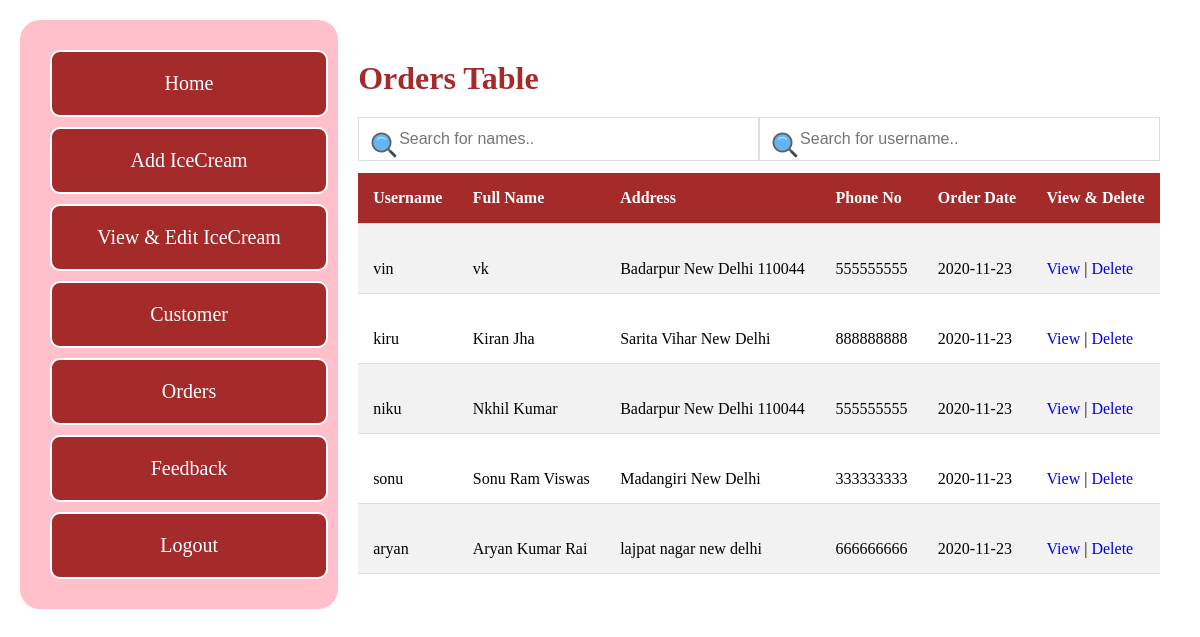
Page /orders.php (signed in) on the committed database.
### tables this page shows
CREATE TABLE `orders` (
  `username` varchar(50) NOT NULL,
  `name` varchar(30) NOT NULL,
  `address` text NOT NULL,
  `phone` int(13) NOT NULL,
  `date2` date NOT NULL
);

### orders.php (the view, shortened to what this page needs)
<?php
include_once("connection.php");
$sql = "SELECT * FROM orders";
$result = $connection->query($sql);
?>
<html>
<head>
	<link rel="stylesheet" href="css/editTable.css" type="text/css">
</head>
<body>
<div class="container">
        <div class="nav1">
            <ul>
            <a href="admin.php"><li>Home</li></a>
            <a href="product.php"><li>Add IceCream</li></a>
            <a href="products_table.php"><li>View & Edit IceCream</li></a>
            <a href="customer.php"><li>Customer</li></a>
            <a href="orders.php"><li>Orders</li></a>
            <a href="adminfeedback.php"><li>Feedback</li></a>
            <a href="adminlogout.php"><li>Logout</li></a>
            </ul>
        </div>
    <div class="ctable">
        <h1>Orders Table</h1>
        <div class="searchc">
        <input type="text" id="myInput" onkeyup="myFunction()" placeholder="Search for names..">
        <input type="text" id="myInput2" onkeyup="myFunction2()" placeholder="Search for username..">
        </div>
    <table id="myTable">
        <tr>
            <th>Username</th>
            <th>Full Name</th>
            <th>Address</th>
			<th>Phone No</th>
            <th>Order Date</th>
            <th>View & Delete</th>
        </tr>
        <?php
        while($res = $result->fetch_assoc()) {
            echo "<tr>";
            echo "<td>".$res['username']."</td>";
            echo "<td>".$res['name']."</td>";
            echo "<td>".$res['address']."</td>";
			echo "<td>".$res['phone']."</td>";
            echo "<td>".$res['date2']."</td>";
            echo "<td><a href=\"vieworder.php?id=$res[username]\">View</a> | <a href=\"deleteorder.php?id=$res[username]\" onClick=\"return confirm('Are you sure you want to delete?')\">Delete</a></td>";
			echo "</tr>";
        }
        ?>
    </table>
    </div>
    </div>
</body>
</html>

### css/editTable.css (style rules this page uses)
* { margin: 0; padding: 0; box-sizing: border-box; text-decoration: none; }
body { width: 100%; padding: 20px; }
.container { display: flex; }
h1 { margin-top: 20px; margin-bottom: 20px; color: brown; }
.nav1 { text-align: center; width: 30%; border-radius: 20px; background-color: pink; padding: 20px; text-decoration: none; }
.nav1 ul li { width: 100%; display: block; font-size: 20px; margin: 10px; color: white; border-radius: 10px; background-color: brown; padding: 20px; border: 2px solid white; transition: 500ms; }
#myInput, #myInput2 { background-image: url('../icon/search.png'); background-position: 10px 12px; background-repeat: no-repeat; width: 100%; font-size: 16px; padding: 12px 20px 12px 40px; border: 1px solid #ddd; margin-bottom: 12px; }
.searchc { display: flex; }
.ctable { padding: 20px; width: 80%; border-collapse: collapse; }
table { width: 100%; border-collapse: collapse; }
th, td { padding: 15px; text-align: left; border-bottom: 1px solid #ddd; }
th { height: 50px; text-align: left; background-color: brown; color: white; }
td { height: 50px; vertical-align: bottom; }
tr:nth-child(even) { background-color: #f2f2f2; }
td, img { height: 70px; }

### rows in the picture
orders: username "vin", name "vk", address "Badarpur New Delhi 110044", phone "555555555", date2 "2020-11-23"
orders: username "kiru", name "Kiran Jha", address "Sarita Vihar New Delhi", phone "888888888", date2 "2020-11-23"
orders: username "niku", name "Nkhil Kumar", address "Badarpur New Delhi 110044", phone "555555555", date2 "2020-11-23"
orders: username "sonu", name "Sonu Ram Viswas", address "Madangiri New Delhi", phone "333333333", date2 "2020-11-23"
orders: username "aryan", name "Aryan Kumar Rai", address "lajpat nagar new delhi", phone "666666666", date2 "2020-11-23"
